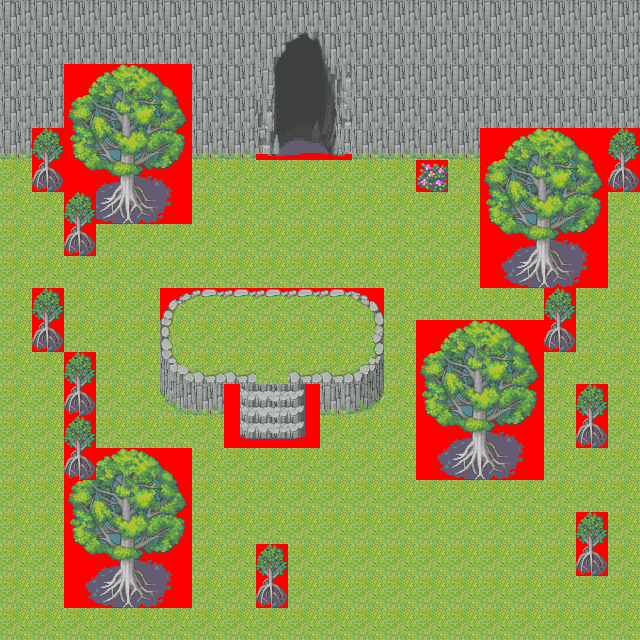

This is a level from a 2D game, rendered from its Tiled map with the project's own tilesets. A one-line summary and the map file follow, with tile-layer data summarised:
An orthogonal 20x20 tile map with 32x32 px tiles, 4 tile layers (Layer1, Layer2, Layer3, Layey4).

<map version="1.0" orientation="orthogonal" renderorder="right-down" width="20" height="20" tilewidth="32" tileheight="32">
 <tileset firstgid="1" name="beach1" tilewidth="32" tileheight="32">
  <image source="textures/beach1.bmp" trans="ff0000" width="256" height="768" />
  <terraintypes>
   <terrain name="solid" tile="-1" />
  </terraintypes>
  <tile id="13" terrain="0,0,," />
  <tile id="19" terrain="0,0,0,0" />
  <tile id="29" terrain="0,0,0," />
  <tile id="30" terrain="0,0,," />
  <tile id="31" terrain="0,0,,0" />
  <tile id="37" terrain="0,,0," />
  <tile id="39" terrain=",0,,0" />
  <tile id="45" terrain="0,,0,0" />
  <tile id="46" terrain=",,0,0" />
  <tile id="47" terrain=",0,0,0" />
  <tile id="49" terrain="0,0,0,0" />
  <tile id="53" terrain="0,0,,0" />
  <tile id="54" terrain="0,0,0,0" />
  <tile id="55" terrain="0,0,0," />
  <tile id="88" terrain=",0,,0" />
  <tile id="90" terrain="0,,0," />
  <tile id="96" terrain=",0,,0" />
  <tile id="98" terrain="0,,0," />
  <tile id="125" terrain=",0,,0" />
  <tile id="126" terrain="0,,0," />
  <tile id="133" terrain=",0,0,0" />
  <tile id="134" terrain="0,,0,0" />
 </tileset>
 <layer name="Layer1" width="20" height="20">
  <data>[400 cells, 400 non-empty, 1 distinct tile ids]</data>
 </layer>
 <layer name="Layer2" width="20" height="20">
  <data>[400 cells, 140 non-empty, 34 distinct tile ids]</data>
 </layer>
 <layer name="Layer3" width="20" height="20">
  <data>[400 cells, 85 non-empty, 37 distinct tile ids]</data>
 </layer>
 <layer name="Layey4" width="20" height="20">
  <data>[400 cells, 3 non-empty, 3 distinct tile ids]</data>
 </layer>
</map>